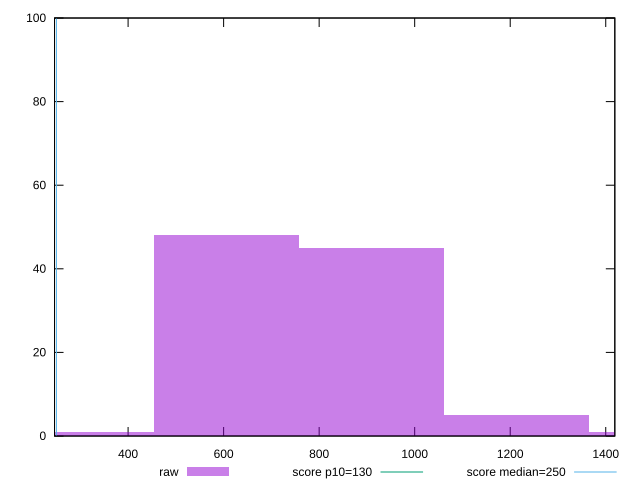

The gnuplot source for this figure:
reset

$raw <<EOF
910.0591613931517 45
606.7061075954344 48
1213.412215190869 5
303.3530537977172 1
1516.765268988586 1
EOF

set key outside below
set boxwidth 303.3530537977172
set xrange [246:1419]
set yrange [0:100]
set trange [0:100]
set style fill transparent solid 0.5 noborder

set parametric
set terminal svg size 640, 490 enhanced background rgb 'white'
set output "reports/report_00028_2021-02-24T12-49-42.674Z/max-potential-fid/samples/music/raw/histogram.svg"

plot $raw title "raw" with boxes, \
     130,t title "score p10=130", \
     250,t title "score median=250"

reset
